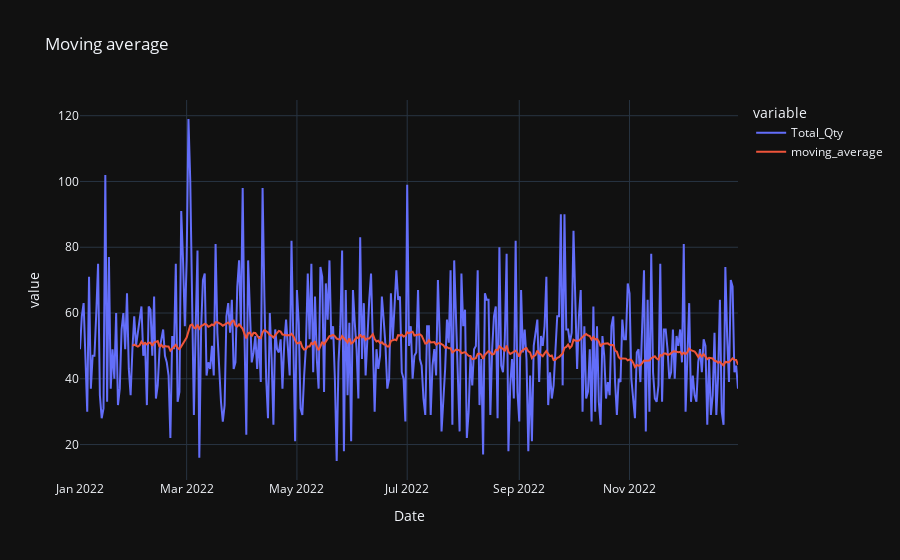

The notebook cell saved with this chart:
### Markdown cell above
Visualize time-series

### Code cell
import plotly.express as px  

model_df2['moving_average'] = model_df2['Total_Qty'].rolling(30).mean()
fig = px.line(model_df2, x='Date', y=['Total_Qty', 'moving_average'], title='Moving average', template='plotly_dark')
fig.show()

### Figure 1 — Plotly figure (JSON) as saved in the notebook; plotly's stock layout.template omitted (floating-point values rounded to 4 significant figures; data arrays with more than 128 entries replaced by an {"elided": "..."} marker saying what was removed)
{"data": [{"hovertemplate": "variable=Total_Qty<br>Date=%{x}<br>value=%{y}<extra></extra>", "legendgroup": "Total_Qty", "line": {"color": "#636efa", "dash": "solid"}, "marker": {"symbol": "circle"}, "mode": "lines", "name": "Total_Qty", "orientation": "v", "showlegend": true, "type": "scatter", "x": {"elided": "365 str values"}, "xaxis": "x", "y": {"elided": "365 int values"}, "yaxis": "y"}, {"hovertemplate": "variable=moving_average<br>Date=%{x}<br>value=%{y}<extra></extra>", "legendgroup": "moving_average", "line": {"color": "#EF553B", "dash": "solid"}, "marker": {"symbol": "circle"}, "mode": "lines", "name": "moving_average", "orientation": "v", "showlegend": true, "type": "scatter", "x": {"elided": "365 str values"}, "xaxis": "x", "y": {"elided": "365 float values"}, "yaxis": "y"}], "layout": {"legend": {"title": {"text": "variable"}, "tracegroupgap": 0}, "title": {"text": "Moving average"}, "xaxis": {"anchor": "y", "domain": [0, 1], "title": {"text": "Date"}}, "yaxis": {"anchor": "x", "domain": [0, 1], "title": {"text": "value"}}}}
